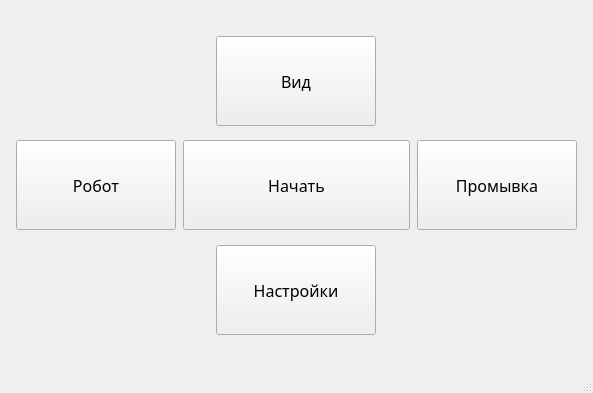
<?xml version="1.0" encoding="UTF-8"?>
<ui version="4.0">
 <class>MainWindow</class>
 <widget class="QMainWindow" name="MainWindow">
  <property name="geometry">
   <rect>
    <x>0</x>
    <y>0</y>
    <width>593</width>
    <height>393</height>
   </rect>
  </property>
  <property name="minimumSize">
   <size>
    <width>480</width>
    <height>320</height>
   </size>
  </property>
  <property name="maximumSize">
   <size>
    <width>4800</width>
    <height>3200</height>
   </size>
  </property>
  <property name="windowTitle">
   <string>MainWindow</string>
  </property>
  <widget class="QWidget" name="centralwidget">
   <layout class="QVBoxLayout" name="verticalLayout_2">
    <item>
     <spacer name="verticalSpacer_4">
      <property name="orientation">
       <enum>Qt::Vertical</enum>
      </property>
      <property name="sizeType">
       <enum>QSizePolicy::Fixed</enum>
      </property>
      <property name="sizeHint" stdset="0">
       <size>
        <width>456</width>
        <height>27</height>
       </size>
      </property>
     </spacer>
    </item>
    <item>
     <layout class="QHBoxLayout" name="horizontalLayout_4">
      <item>
       <spacer name="horizontalSpacer">
        <property name="orientation">
         <enum>Qt::Horizontal</enum>
        </property>
        <property name="sizeHint" stdset="0">
         <size>
          <width>20</width>
          <height>234</height>
         </size>
        </property>
       </spacer>
      </item>
      <item>
       <widget class="QPushButton" name="button_robot">
        <property name="minimumSize">
         <size>
          <width>160</width>
          <height>90</height>
         </size>
        </property>
        <property name="font">
         <font>
          <family>Siemens AD Sans</family>
          <pointsize>12</pointsize>
          <weight>50</weight>
          <bold>false</bold>
         </font>
        </property>
        <property name="text">
         <string>Робот</string>
        </property>
       </widget>
      </item>
      <item>
       <spacer name="horizontalSpacer_3">
        <property name="orientation">
         <enum>Qt::Horizontal</enum>
        </property>
        <property name="sizeHint" stdset="0">
         <size>
          <width>13</width>
          <height>234</height>
         </size>
        </property>
       </spacer>
      </item>
      <item>
       <layout class="QVBoxLayout" name="verticalLayout">
        <item>
         <layout class="QHBoxLayout" name="horizontalLayout_3">
          <item>
           <spacer name="horizontalSpacer_5">
            <property name="orientation">
             <enum>Qt::Horizontal</enum>
            </property>
            <property name="sizeHint" stdset="0">
             <size>
              <width>40</width>
              <height>20</height>
             </size>
            </property>
           </spacer>
          </item>
          <item>
           <widget class="QPushButton" name="button_view">
            <property name="minimumSize">
             <size>
              <width>160</width>
              <height>90</height>
             </size>
            </property>
            <property name="font">
             <font>
              <family>Siemens AD Sans</family>
              <pointsize>12</pointsize>
              <weight>50</weight>
              <bold>false</bold>
             </font>
            </property>
            <property name="text">
             <string>Вид</string>
            </property>
           </widget>
          </item>
          <item>
           <spacer name="horizontalSpacer_6">
            <property name="orientation">
             <enum>Qt::Horizontal</enum>
            </property>
            <property name="sizeHint" stdset="0">
             <size>
              <width>40</width>
              <height>20</height>
             </size>
            </property>
           </spacer>
          </item>
         </layout>
        </item>
        <item>
         <spacer name="verticalSpacer">
          <property name="orientation">
           <enum>Qt::Vertical</enum>
          </property>
          <property name="sizeHint" stdset="0">
           <size>
            <width>20</width>
            <height>40</height>
           </size>
          </property>
         </spacer>
        </item>
        <item>
         <layout class="QHBoxLayout" name="horizontalLayout_2">
          <item>
           <widget class="QPushButton" name="button_start">
            <property name="minimumSize">
             <size>
              <width>160</width>
              <height>90</height>
             </size>
            </property>
            <property name="font">
             <font>
              <family>Siemens AD Sans</family>
              <pointsize>12</pointsize>
              <weight>50</weight>
              <bold>false</bold>
             </font>
            </property>
            <property name="text">
             <string>Начать</string>
            </property>
           </widget>
          </item>
         </layout>
        </item>
        <item>
         <spacer name="verticalSpacer_2">
          <property name="orientation">
           <enum>Qt::Vertical</enum>
          </property>
          <property name="sizeHint" stdset="0">
           <size>
            <width>20</width>
            <height>40</height>
           </size>
          </property>
         </spacer>
        </item>
        <item>
         <layout class="QHBoxLayout" name="horizontalLayout">
          <item>
           <spacer name="horizontalSpacer_9">
            <property name="orientation">
             <enum>Qt::Horizontal</enum>
            </property>
            <property name="sizeHint" stdset="0">
             <size>
              <width>40</width>
              <height>20</height>
             </size>
            </property>
           </spacer>
          </item>
          <item>
           <widget class="QPushButton" name="button_settings">
            <property name="minimumSize">
             <size>
              <width>160</width>
              <height>90</height>
             </size>
            </property>
            <property name="font">
             <font>
              <family>Siemens AD Sans</family>
              <pointsize>12</pointsize>
              <weight>50</weight>
              <bold>false</bold>
             </font>
            </property>
            <property name="text">
             <string>Настройки</string>
            </property>
           </widget>
          </item>
          <item>
           <spacer name="horizontalSpacer_10">
            <property name="orientation">
             <enum>Qt::Horizontal</enum>
            </property>
            <property name="sizeHint" stdset="0">
             <size>
              <width>40</width>
              <height>20</height>
             </size>
            </property>
           </spacer>
          </item>
         </layout>
        </item>
       </layout>
      </item>
      <item>
       <spacer name="horizontalSpacer_4">
        <property name="orientation">
         <enum>Qt::Horizontal</enum>
        </property>
        <property name="sizeHint" stdset="0">
         <size>
          <width>13</width>
          <height>234</height>
         </size>
        </property>
       </spacer>
      </item>
      <item>
       <widget class="QPushButton" name="button_cip">
        <property name="minimumSize">
         <size>
          <width>160</width>
          <height>90</height>
         </size>
        </property>
        <property name="font">
         <font>
          <family>Siemens AD Sans</family>
          <pointsize>12</pointsize>
          <weight>50</weight>
          <bold>false</bold>
         </font>
        </property>
        <property name="text">
         <string>Промывка</string>
        </property>
       </widget>
      </item>
      <item>
       <spacer name="horizontalSpacer_2">
        <property name="orientation">
         <enum>Qt::Horizontal</enum>
        </property>
        <property name="sizeHint" stdset="0">
         <size>
          <width>20</width>
          <height>234</height>
         </size>
        </property>
       </spacer>
      </item>
     </layout>
    </item>
    <item>
     <spacer name="verticalSpacer_3">
      <property name="orientation">
       <enum>Qt::Vertical</enum>
      </property>
      <property name="sizeType">
       <enum>QSizePolicy::Fixed</enum>
      </property>
      <property name="sizeHint" stdset="0">
       <size>
        <width>456</width>
        <height>27</height>
       </size>
      </property>
     </spacer>
    </item>
   </layout>
  </widget>
  <widget class="QMenuBar" name="menubar">
   <property name="geometry">
    <rect>
     <x>0</x>
     <y>0</y>
     <width>593</width>
     <height>26</height>
    </rect>
   </property>
  </widget>
  <widget class="QStatusBar" name="statusbar"/>
 </widget>
 <resources/>
 <connections/>
</ui>
